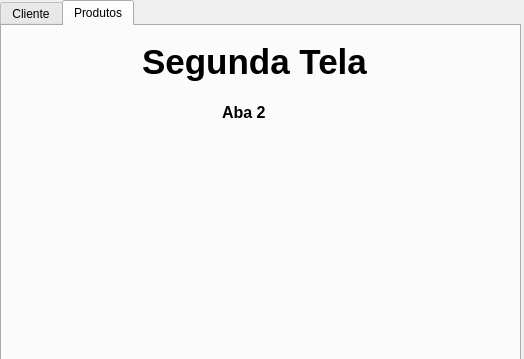
<?xml version="1.0" encoding="UTF-8"?>
<ui version="4.0">
 <class>MainWindow</class>
 <widget class="QMainWindow" name="MainWindow">
  <property name="enabled">
   <bool>true</bool>
  </property>
  <property name="geometry">
   <rect>
    <x>0</x>
    <y>0</y>
    <width>524</width>
    <height>359</height>
   </rect>
  </property>
  <property name="windowTitle">
   <string>MainWindow</string>
  </property>
  <widget class="QWidget" name="centralwidget">
   <widget class="QTabWidget" name="tabWidget">
    <property name="geometry">
     <rect>
      <x>0</x>
      <y>0</y>
      <width>521</width>
      <height>361</height>
     </rect>
    </property>
    <property name="currentIndex">
     <number>1</number>
    </property>
    <widget class="QWidget" name="tabCliente">
     <attribute name="title">
      <string>Cliente</string>
     </attribute>
     <widget class="QLabel" name="label">
      <property name="geometry">
       <rect>
        <x>130</x>
        <y>20</y>
        <width>236</width>
        <height>60</height>
       </rect>
      </property>
      <property name="font">
       <font>
        <pointsize>26</pointsize>
        <weight>75</weight>
        <bold>true</bold>
       </font>
      </property>
      <property name="layoutDirection">
       <enum>Qt::RightToLeft</enum>
      </property>
      <property name="text">
       <string>Segunda Tela</string>
      </property>
     </widget>
     <widget class="QPushButton" name="pushButtonFechar">
      <property name="geometry">
       <rect>
        <x>140</x>
        <y>240</y>
        <width>236</width>
        <height>51</height>
       </rect>
      </property>
      <property name="text">
       <string>Fechar</string>
      </property>
     </widget>
     <widget class="QLabel" name="label_2">
      <property name="geometry">
       <rect>
        <x>230</x>
        <y>120</y>
        <width>51</width>
        <height>31</height>
       </rect>
      </property>
      <property name="font">
       <font>
        <pointsize>12</pointsize>
        <weight>75</weight>
        <bold>true</bold>
       </font>
      </property>
      <property name="text">
       <string>Aba 1</string>
      </property>
     </widget>
    </widget>
    <widget class="QWidget" name="tabProdutos">
     <property name="enabled">
      <bool>true</bool>
     </property>
     <attribute name="title">
      <string>Produtos</string>
     </attribute>
     <widget class="QLabel" name="label_3">
      <property name="geometry">
       <rect>
        <x>140</x>
        <y>10</y>
        <width>241</width>
        <height>51</height>
       </rect>
      </property>
      <property name="font">
       <font>
        <pointsize>26</pointsize>
        <weight>75</weight>
        <bold>true</bold>
       </font>
      </property>
      <property name="text">
       <string>Segunda Tela</string>
      </property>
     </widget>
     <widget class="QLabel" name="label_4">
      <property name="geometry">
       <rect>
        <x>220</x>
        <y>80</y>
        <width>47</width>
        <height>13</height>
       </rect>
      </property>
      <property name="font">
       <font>
        <pointsize>12</pointsize>
        <weight>75</weight>
        <bold>true</bold>
       </font>
      </property>
      <property name="text">
       <string>Aba 2</string>
      </property>
     </widget>
    </widget>
   </widget>
  </widget>
 </widget>
 <resources/>
 <connections/>
</ui>
